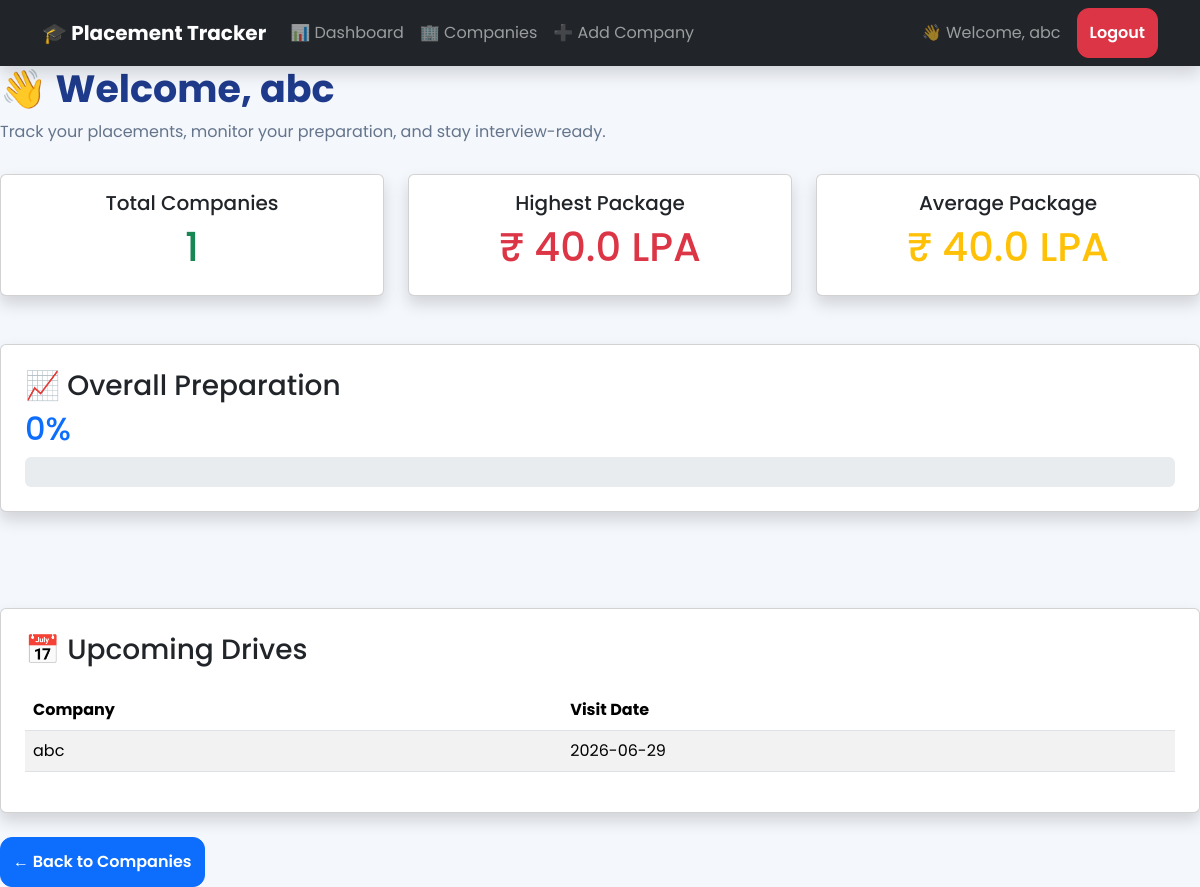
/dashboard (signed in), run on the app's committed database.
### tables this page shows
CREATE TABLE companies (
    id INTEGER PRIMARY KEY AUTOINCREMENT,
    name TEXT NOT NULL,
    role TEXT,
    package REAL,
    visit_date TEXT,
    eligibility TEXT,
    user_id INTEGER,
    FOREIGN KEY(user_id) REFERENCES users(id)
);

### app.py (the view)
@app.route("/dashboard")
def dashboard():
    if "user_id" not in session:
       return redirect("/login")
    conn = sqlite3.connect("placement.db")
    cursor = conn.cursor()
    user_id = session["user_id"]
    cursor.execute("""
    SELECT COUNT(*)
    FROM companies
    WHERE user_id = ?
    """, (user_id,))
    total_companies = cursor.fetchone()[0]
    cursor.execute("""
    SELECT MAX(package)
    FROM companies
    WHERE user_id = ?
    """, (user_id,))
    highest_package = cursor.fetchone()[0]
    if highest_package is None:
       highest_package = 0
    cursor.execute("""
    SELECT AVG(package)
    FROM companies
    WHERE user_id = ?
    """, (user_id,))
    average_package = cursor.fetchone()[0]
    if average_package is None:
       average_package = 0
    cursor.execute("""
    SELECT
    SUM(prep_status.dsa_done),
    SUM(prep_status.resume_done),
    SUM(prep_status.hr_done)
    FROM prep_status
    JOIN companies
    ON prep_status.company_id = companies.id
    WHERE companies.user_id = ?
    """, (user_id,))
    prep = cursor.fetchone()
    completed_tasks = sum(value or 0 for value in prep)
    total_tasks = total_companies * 3
    if total_tasks == 0:
       overall_progress = 0
    else:
       overall_progress = round((completed_tasks / total_tasks) * 100)
    cursor.execute("""
    SELECT name, visit_date
    FROM companies
    WHERE user_id = ?
    ORDER BY visit_date ASC
    LIMIT 5
    """, (user_id,))
    upcoming_companies = cursor.fetchall()
    print(upcoming_companies)
    conn.close()
    return render_template(
        "dashboard.html",
        total_companies=total_companies,
        highest_package=highest_package,
        average_package=round(average_package, 2),
        overall_progress=overall_progress,
        upcoming_companies=upcoming_companies
    )

### templates/dashboard.html (shortened to what this page needs)
{% extends "base.html" %}
{% block content %}
   <h1 class="dashboard-title">
    👋 Welcome, {{ session["user_name"] }}
</h1>
<p class="dashboard-subtitle">
    Track your placements, monitor your preparation, and stay interview-ready.
</p>
<div class="row">
    <div class="col-lg-4 col-md-6 mb-4">
        <div class="card text-center shadow">
            <div class="card-body">
                <h5>Total Companies</h5>
                <h1 class="text-success">
                    {{ total_companies }}
                </h1>
            </div>
        </div>
    </div>
    <div class="col-md-4">
        <div class="card text-center shadow">
            <div class="card-body">
                <h5>Highest Package</h5>
                <h1 class="text-danger">
                    ₹ {{ highest_package }} LPA
                </h1>
            </div>
        </div>
    </div>
    <div class="col-md-4">
        <div class="card text-center shadow">
            <div class="card-body">
                <h5>Average Package</h5>
                <h1 class="text-warning">
                    ₹ {{ average_package }} LPA
                </h1>
            </div>
        </div>
    </div>
</div>
<br>
<div class="card shadow p-4">
    <h3>📈 Overall Preparation</h3>
    <h2 class="text-primary">
        {{ overall_progress }}%
    </h2>
    <div class="progress" style="height:30px;">
    </div>
</div>
<br>
<br>
<br><br>
<div class="card shadow p-4">
    <h3 class="mb-4">
        📅 Upcoming Drives
    </h3>
    <table class="table table-striped">
        <thead>
            <tr>
                <th>Company</th>
                <th>Visit Date</th>
            </tr>
        </thead>
        <tbody>
        {% for company in upcoming_companies %}
        <tr>
            <td>{{ company[0] }}</td>
            <td>{{ company[1] }}</td>
        </tr>
        {% endfor %}
        </tbody>
    </table>
</div>
<br>
<a href="/companies"
class="btn btn-primary">
← Back to Companies
</a>
{% endblock %}

### templates/navbar.html (shortened to what this page needs)
<nav class="navbar navbar-expand-lg navbar-dark bg-dark shadow">
    <div class="container">
        <a class="navbar-brand fw-bold" href="/dashboard">
            🎓 Placement Tracker
        </a>
        <div class="collapse navbar-collapse" id="navbarNav">
            <ul class="navbar-nav me-auto">
                <li class="nav-item">
                    <a class="nav-link" href="/dashboard">📊 Dashboard</a>
                </li>
                <li class="nav-item">
                    <a class="nav-link" href="/companies">🏢 Companies</a>
                </li>
                <li class="nav-item">
                    <a class="nav-link" href="/add">➕ Add Company</a>
                </li>
            </ul>
            <span class="navbar-text me-3">
                👋 Welcome, {{ session["user_name"] }}
            </span>
            <a href="/logout" class="btn btn-danger">
                Logout
            </a>
        </div>
    </div>
</nav>

### static/style.css (style rules this page uses)
* { margin:0; padding:0; box-sizing:border-box; }
body { font-family:'Poppins',sans-serif; background:#f4f7fc; }
.btn-primary { border-radius:12px; padding:12px; font-weight:600; }
.btn { border-radius:12px; padding:12px; font-weight:600; transition:.3s; }
a { text-decoration:none; }
.dashboard-title { font-size:38px; font-weight:700; color:#1e3a8a; }
.dashboard-subtitle { color:#64748b; margin-bottom:30px; }

### data on the page
companies: user_name "abc", name "abc", visit_date "2026-06-29"

### other printed values
{{ total_companies }} "1"
{{ highest_package }} "40.0"
{{ average_package }} "40.0"
{{ overall_progress }} "0"
